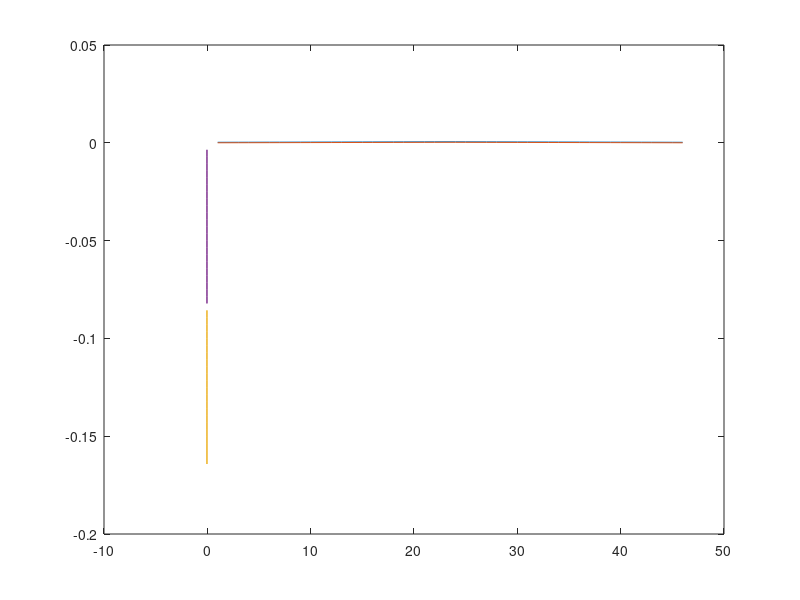
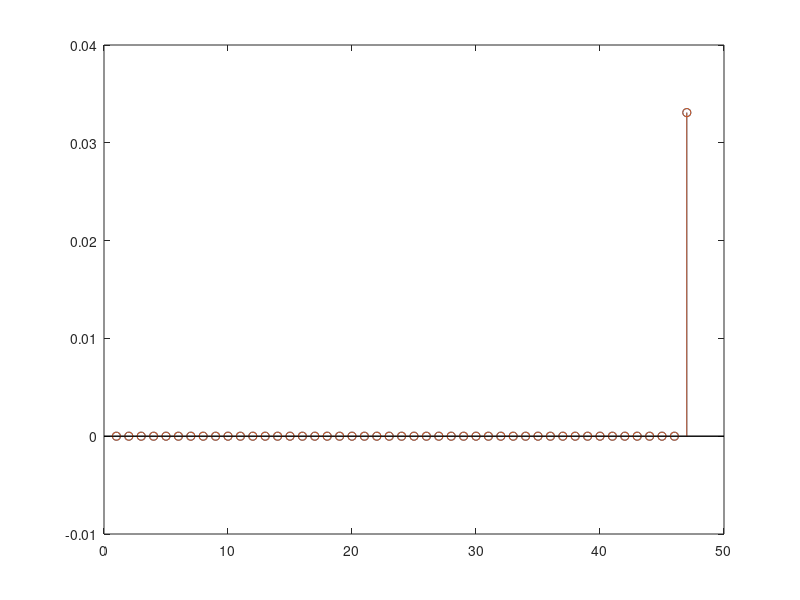

Write the MATLAB code that produced these figures, in order.
vertical_strand_number=23;
horizontal_strand_number=2;

main_insulation=3e-3;
strand_height=2.46e-3;
strand_width=7.69e-3;
slot_height=152e-3;
slot_width=22e-3;
strand_insulation=0.21e-3;
spacer=7.5e-3;

h_Cu= 2.46e-3;  %%strand_height % in meter
h_N= 152e-3;  %%slot_height % in meter
b_N= 21.8e-3;   %% strand_width % in meter
y_0= 3e-3;     %% strand starting point
h_is=0.21e-3; %% strand starting point

nu_0=4*pi*1e-7; % permeability of air

strand_number=vertical_strand_number*horizontal_strand_number;

%%

L11=zeros([strand_number/2, strand_number/2]); %% an inductance matrix of  horizontal strands

for i=1:strand_number/2
    for j=1:strand_number/2
         k=max(i,j);
         y0=main_insulation+(k)*(strand_height+strand_insulation);
         L11(i,j)=nu_0*((slot_height-y0)/slot_width);    
    end  
end

L12= fliplr(L11);

L1=[L11, L12];

L2=flipud(L1);

Lbottom=[L1;L2]; % total inductance matrix; 


L11=zeros([strand_number/2, strand_number/2]); %% an inductance matrix of  horizontal strands


for i=1:strand_number/2
    for j=1:strand_number/2
         k=max(i,j);
         y0=spacer+3*main_insulation+(strand_number/2+k)*(strand_height+strand_insulation)
         L11(i,j)=nu_0*((slot_height-y0)/slot_width);    
    end  
end


L12= fliplr(L11)

L1=[L11, L12];

L2=flipud(L1);

Ltop=[L1;L2]; % total inductance matrix; 

ro_copper=1.72e-8; % Ωm
R=ro_copper/(strand_height*strand_width);

f=50; 
w=2*pi*f;

Z_bottom=1i*w*Lbottom;
Z_top=1i*w*Ltop;

for i=1:strand_number
    Z_bottom(i,i)=Z_bottom(i,i)+R;
    Z_top(i,i)=Z_top(i,i)+R;
end

%%

I=1860; 
I_strand=I/strand_number;
constant=R*I_strand;

length=0.9; %m
dl= length/strand_number;


MMF_bottom=(1:23)*I_strand*2;

MMF_top=(24:46)*I_strand*2;


H_bottom= MMF_bottom/(slot_width);
H_top= MMF_top/(slot_width);

 
B_bottom=nu_0*H_bottom;
B_top=nu_0*H_top;


Flux_top= zeros([strand_number/2,1]);
Flux_bottom= zeros([strand_number/2,1]);
% 

for i=1:strand_number/2
    Flux_top(i,1)= B_top(1,i)*strand_height;
   Flux_bottom(i,1)= B_bottom(1,i)*strand_height;
end

Flux_top = [Flux_top; flipud(Flux_top)];
Flux_bottom = [Flux_bottom; flipud(Flux_bottom)];
%%
plot(Flux_top)
hold on;
plot(Flux_bottom)
%%

Flux_top_radial= zeros([strand_number/2,1]);

for i=1:strand_number/2
   
    
end




%%
V0_bottom= zeros([strand_number,1]);
V0_top= zeros([strand_number,1]);

for i=1:strand_number
    V0_bottom(i,1)= -1i*w*Flux_bottom(i,1)-constant;
    V0_top(i,1)= -1i*w*Flux_top(i,1)-constant;
end
%%
plot(V0_top)
hold on;
plot(V0_bottom)
%%
% 
P=eye(strand_number);
P=[P(2:end,:);P(1,:)]
% 
Z_tot_bottom=zeros([strand_number,strand_number]);
Z_tot_top=zeros([strand_number,strand_number]);
V_tot_bottom=zeros([strand_number,1]);
V_tot_top=zeros([strand_number,1]);
% 
for i=1:strand_number+1
    if i<=1
    Z_tot_bottom= Z_tot_bottom+Z_bottom*dl/2;
    Z_bottom=P*Z_bottom*P';
    V_tot_bottom=V_tot_bottom+V0_bottom*dl/2;
    V0_bottom=P*V0_bottom;
    
    Z_tot_top= Z_tot_top+Z_top*dl/2;
    Z_top=P*Z_top*P';
    V_tot_top=V_tot_top+V0_top*dl/2;
    V0_top=P*V0_top;
   
    elseif i<=strand_number
    Z_tot_bottom= Z_tot_bottom+Z_bottom*dl;
    Z_bottom=P*Z_bottom*P';
    V_tot_bottom=V_tot_bottom+V0_bottom*dl;
    V0_bottom=P*V0_bottom;
    
    Z_tot_top= Z_tot_top+Z_top*dl;
    Z_top=P*Z_top*P';
    V_tot_top=V_tot_top+V0_top*dl;
    V0_top=P*V0_top;
   
    else 
    Z_tot_bottom= Z_tot_bottom+Z_bottom*dl/2;
    V_tot_bottom=V_tot_bottom+V0_bottom*dl/2;
 
    Z_tot_top= Z_tot_top+Z_top*dl/2;
    V_tot_top=V_tot_top+V0_top*dl/2;
    i
    end
end

Zy=-1*ones([strand_number,1]);

Z_final_bottom=[Z_tot_bottom,Zy];
Z_final_top=[Z_tot_top,Zy];

Zx=ones([1,strand_number]);
Zx=[Zx,0];
Z_final_bottom=[Z_final_bottom; Zx];
Z_final_top=[Z_final_top; Zx];


V_final_bottom=[V_tot_bottom;0];
V_final_top=[V_tot_top;0];


icirculate_bottom=inv(Z_final_bottom)*V_final_bottom;

current_strand_bottom=icirculate_bottom+I_strand;

icirculate_top=inv(Z_final_top)*V_final_top;

current_strand_top=icirculate_top+I_strand;

% 
figure();
stem(icirculate_bottom)
hold on;
stem(icirculate_top)
% 
% 
%%






